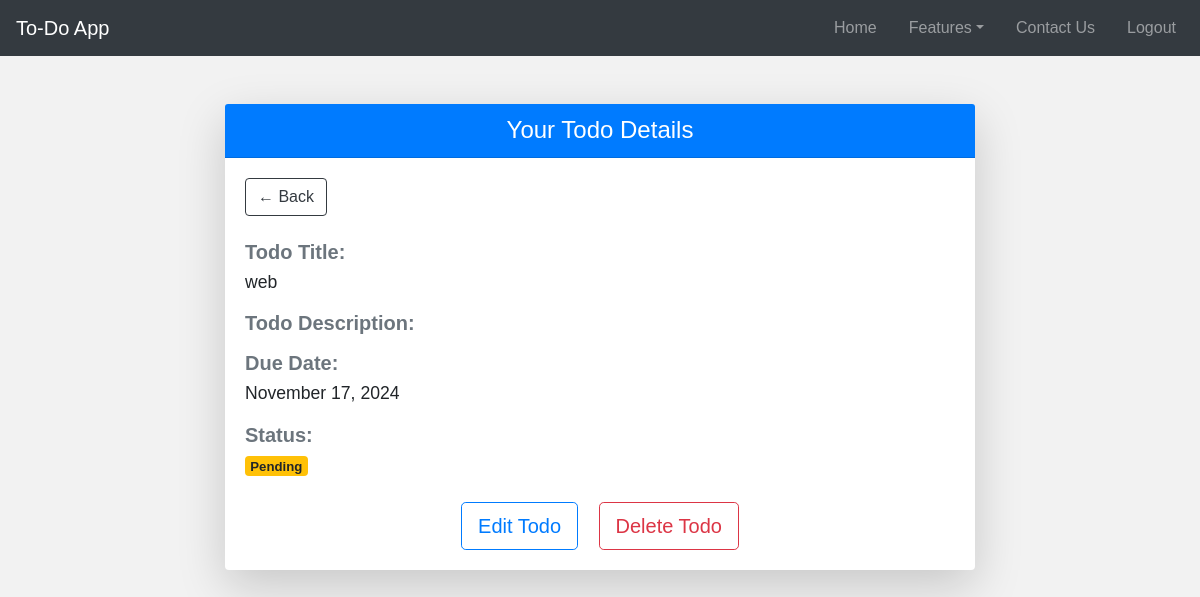
The app's page /view_todo_details/11/ (signed in), older data.
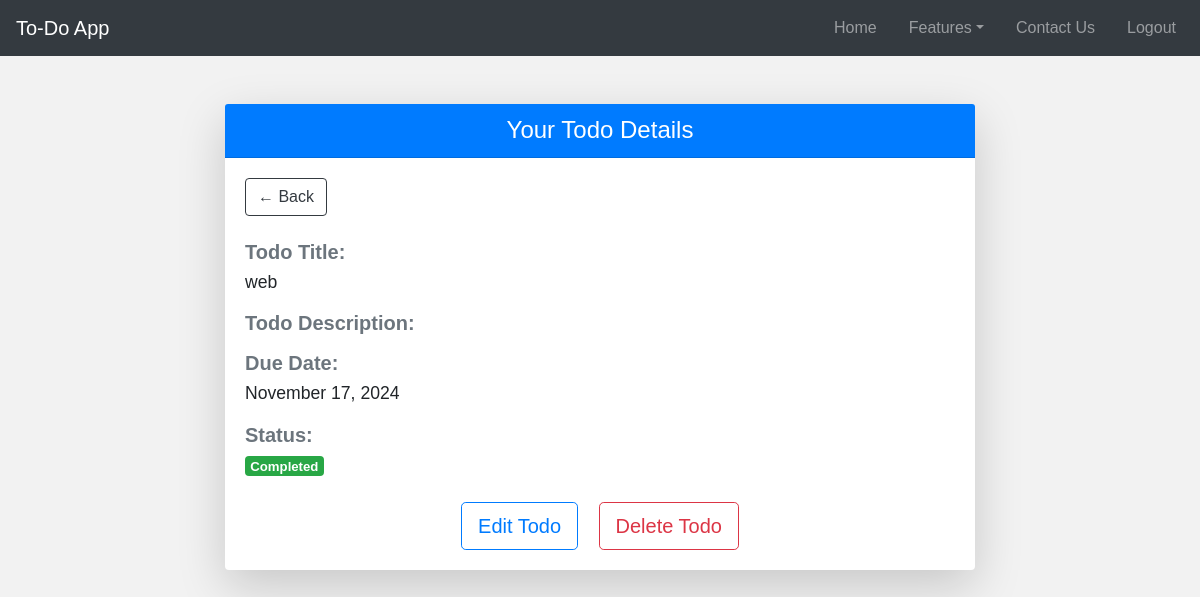
The same page, newer data.
### Todo/views.py (the view)
# urls.py: path('view_todo_details/<int:pk>/', views.view_todo_details, name='view_todo_details'),
@login_required
def view_todo_details(request,pk):
    details = Todo.objects.filter(user = request.user).get(id=pk)
    context = {'details':details}
    return render(request , 'view_todo_detail.html' , context)

### templates/view_todo_detail.html (shortened to what this page needs)
{% extends 'main.html' %}
{% load static %}
{% block content %}
<div class="container my-5 todo-details-container">
    <div class="row justify-content-center">
        <div class="col-md-8">
            <div class="card shadow-lg border-0 rounded">
                <div class="card-header text-center bg-primary text-white">
                    <h3>Your Todo Details</h3>
                </div>
                <div class="card-body">
                    <a class="btn btn-outline-dark mb-4" href="{% url 'view_todo' %}">&#x2190; Back</a>
                    <div class="mb-3">
                        <h5 class="font-weight-bold text-secondary">Todo Title:</h5>
                        <p class="left">{{ details.title }}</p>
                    </div>
                    <div class="mb-3">
                        <h5 class="font-weight-bold text-secondary">Todo Description:</h5>
                    </div>
                    <div class="mb-3">
                        <h5 class="font-weight-bold text-secondary">Due Date:</h5>
                        <p class="left">{{ details.due|date:"F j, Y" }}</p>
                    </div>
                    <div class="mb-3">
                        <h5 class="font-weight-bold text-secondary">Status:</h5>
                        <p class="left">
                            {% if details.completed %}
                                <span class="badge badge-success">Completed</span>
                            {% else %}
                                <span class="badge badge-warning">Pending</span>
                            {% endif %}
                        </p>
                    </div>
                    <div class="text-center mt-4">
                        <a href="{% url 'edit_todo' details.id %}" class="btn btn-outline-primary btn-lg mx-2">Edit Todo</a>
                        <a href="{% url 'delete_todo' details.id %}" class="btn btn-outline-danger btn-lg mx-2">Delete Todo</a>
                    </div>
                </div>
            </div>
        </div>
    </div>
</div>
{% endblock %}

Row changes from the older to the newer data that the page shows:
changed Todo "web": completed False → True (drawn)
Text that changed along with them:
text no longer shown: "Pending"
text now shown: "Completed"
